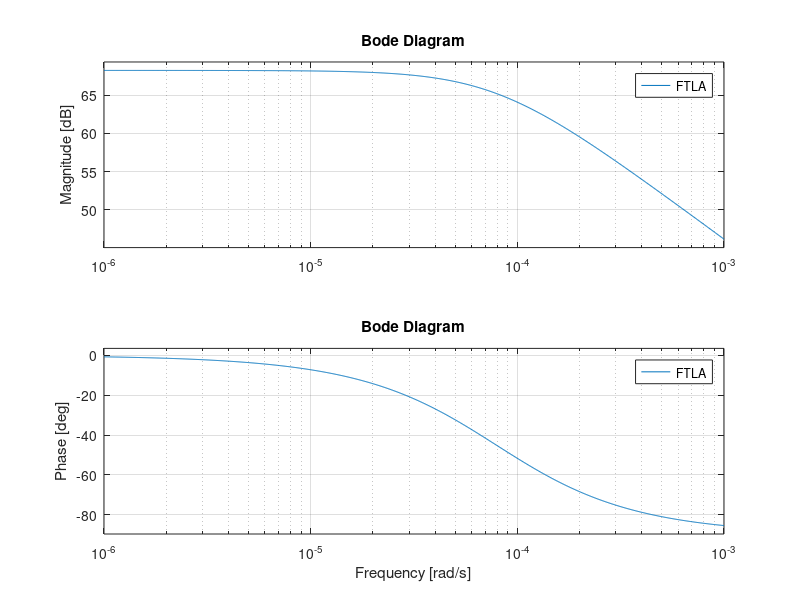
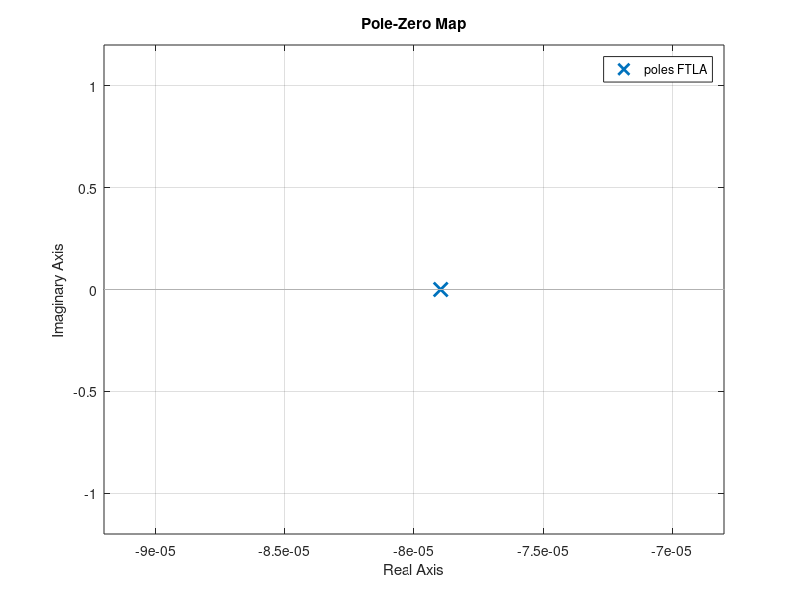
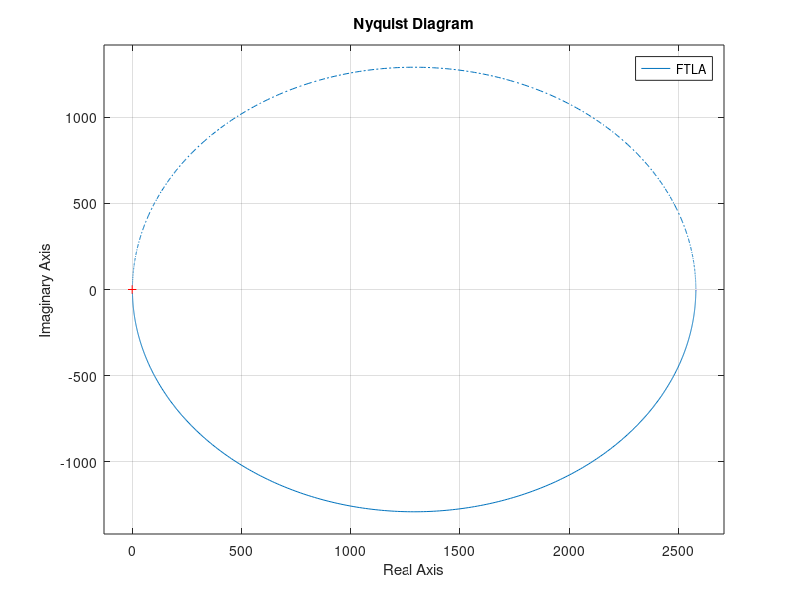

These charts were generated, in order, by the following MATLAB code:
%BODE AND NYQUIST

% SISTEMA A CONTROLAR
num=[2580];
den=[12664 1];
Gp=tf(num,den); %Funcion planta
FTLA=Gp %Funcion transferencia lazo abierto

figure(1);
bode(FTLA);
title('Bode Diagram');
figure(2)
pzmap(FTLA)
% Nyquist Diagram, Stability Analysis
figure(3);
nyquist(FTLA);
title('Nyquist Diagram');